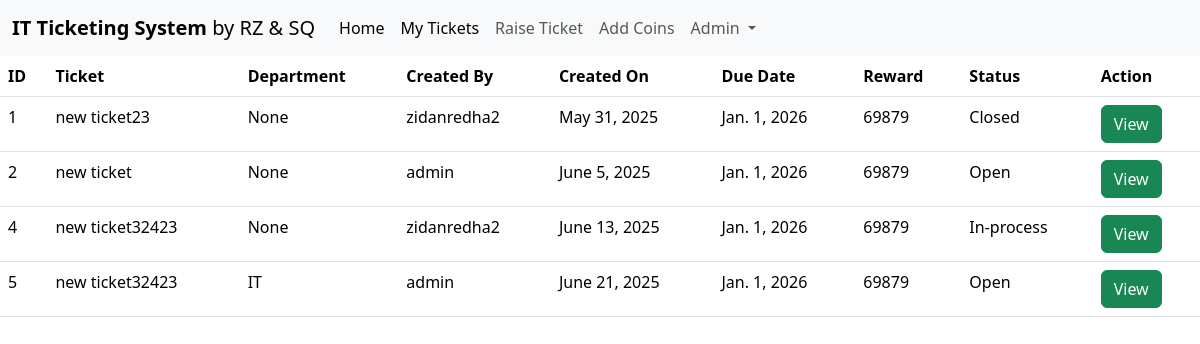
/base/ (signed in), run on an earlier commit of the app's database.
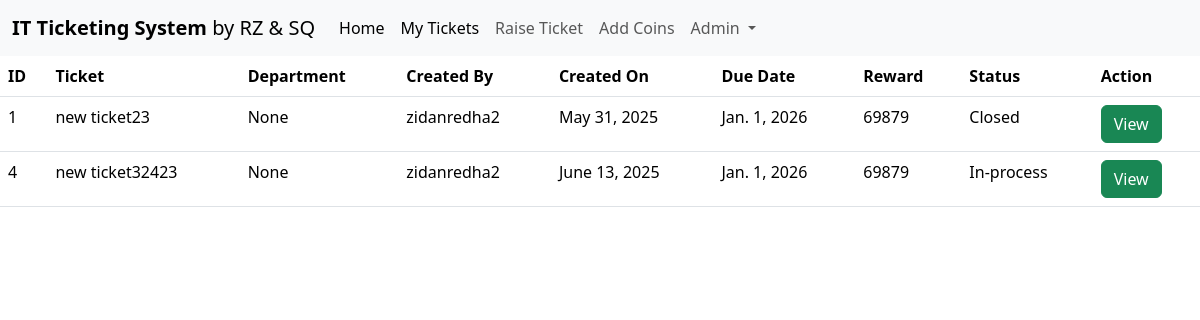
And on a later commit of the database.
### myapp/models.py (models this page shows)
class TaskDetail(models.Model):
    TASK_TITLE = models.CharField(max_length=100)
    TASK_DEPARTMENT = models.ForeignKey(Group, on_delete=models.CASCADE, null=True)
    TASK_CREATED =models.ForeignKey(User,  related_name='CREATED_BY', on_delete=models.CASCADE, null=True)
    TASK_CLOSED = models.ForeignKey(User,  related_name='CLOSED_BY',on_delete=models.CASCADE, null=True)
    TASK_CREATED_ON = models.DateField(auto_now_add=True,null=True)
    TASK_DUE_DATE = models.DateField()
    TASK_REWARD = models.IntegerField()
    TASK_CLOSED_ON = models.DateField(null=True)
    TASK_DESCRIPTION = models.CharField(max_length=300)
    TASK_HOLDER = models.CharField(max_length=100, null=True)
    choice=[('Open', 'Open'),('In-process', 'In-process'), ('Reopened', 'Reopened'), ('Closed', 'Closed'), ('Expired', 'Expired'), ('Resolved', 'Resolved')]
    TASK_STATUS = models.CharField(max_length=100,choices=choice, default='Open')

### myapp/views.py (the view)
# urls.py: path('base/', views.Basepage, name='base'),
def Basepage(request):
    if request.user.is_authenticated:
        Taskdatas= TaskDetail.objects.all()
        return render(request, 'Base.html', {'Taskdatas': Taskdatas})
    else:
        messages.success(request, 'Please login to view your profile')
        return redirect('login')
    return render(request, 'Base.html')

### myapp/TEMPLATES/Base.html (shortened to what this page needs)
<!doctype html>
<html lang="en">
  <head>
    <link href="https://cdn.jsdelivr.net/npm/bootstrap@5.3.5/dist/css/bootstrap.min.css" rel="stylesheet">
  </head>
  <body>
    {% include "Navbar.html" %}
    {%block content%}
    <table class="table table-hover">
      <thead>
        <tr>
          <th scope="col">ID</th>
          <th scope="col">Ticket</th>
          <th scope="col">Department</th>
          <th scope="col">Created By</th>
          <th scope="col">Created On</th>
          <th scope="col">Due Date</th>
          <th scope="col">Reward</th>
          <th scope="col">Status</th>
          <th scope="col">Action</th>
        </tr>
      </thead>
      {% if request.user.is_superuser %}
      <tbody>
        {% for taskdata in Taskdatas %}
        <tr>
          <td>{{taskdata.id}}</td>
          <td>{{taskdata.TASK_TITLE}}</td>
          <td>{{taskdata.TASK_DEPARTMENT}}</td>
          <td>{{taskdata.TASK_CREATED}}</td>
          <td>{{taskdata.TASK_CREATED_ON}}</td>
          <td>{{taskdata.TASK_DUE_DATE}}</td>
          <td>{{taskdata.TASK_REWARD}}</td>
          <td>{{taskdata.TASK_STATUS}}</td>
          <td><a href="{% url 'taskinfo' taskdata.id %}" class="btn btn-success">View</a></td>
          </tr>
        {% endfor %}
      </tbody>
      {% endif %}
    </table>
    {%endblock content%}
  </body>

### myapp/TEMPLATES/Navbar.html (shortened to what this page needs)
<nav class="navbar navbar-expand-lg bg-body-tertiary">
    <div class="container-fluid">
      <a class="navbar-brand" href="{% url 'base' %}"><b>IT Ticketing System</b> by RZ & SQ</a>
      <div class="collapse navbar-collapse" id="navbarSupportedContent">
        <ul class="navbar-nav me-auto mb-2 mb-lg-0">
          {% if request.user.is_authenticated and request.user.is_superuser %}
          <li class="nav-item">
            <a class="nav-link active" aria-current="page" href="{% url 'base' %}">Home</a>
          </li>
          <li class="nav-item">
            <a class="nav-link active" aria-current="page" href="{% url 'mycart' %}">My Tickets</a>
          </li>
          <li class="nav-item">
            <a class="nav-link" href="{% url 'taskdetails' %}">Raise Ticket</a>
          </li>
          <li class="nav-item">
            <a class="nav-link" href="{% url 'account' %}">Add Coins</a>
          </li>
          <li class="nav-item dropdown">
            <a class="nav-link dropdown-toggle" href="#" role="button" data-bs-toggle="dropdown" aria-expanded="false">
              {{ request.user|capfirst }}
            </a>
          {% endif %}
        </ul>
      </div>
    </div>
  </nav>

What changed in the data, as far as the page shows it:
removed TaskDetail: id "2", TASK_TITLE "new ticket", TASK_DEPARTMENT "None", TASK_CREATED "admin", TASK_CREATED_ON "June 5, 2025", TASK_DUE_DATE "Jan. 1, 2026", TASK_REWARD "69879", TASK_STATUS "Open"
removed TaskDetail: id "5", TASK_TITLE "new ticket32423", TASK_DEPARTMENT "IT", TASK_CREATED "admin", TASK_CREATED_ON "June 21, 2025", TASK_DUE_DATE "Jan. 1, 2026", TASK_REWARD "69879", TASK_STATUS "Open"
